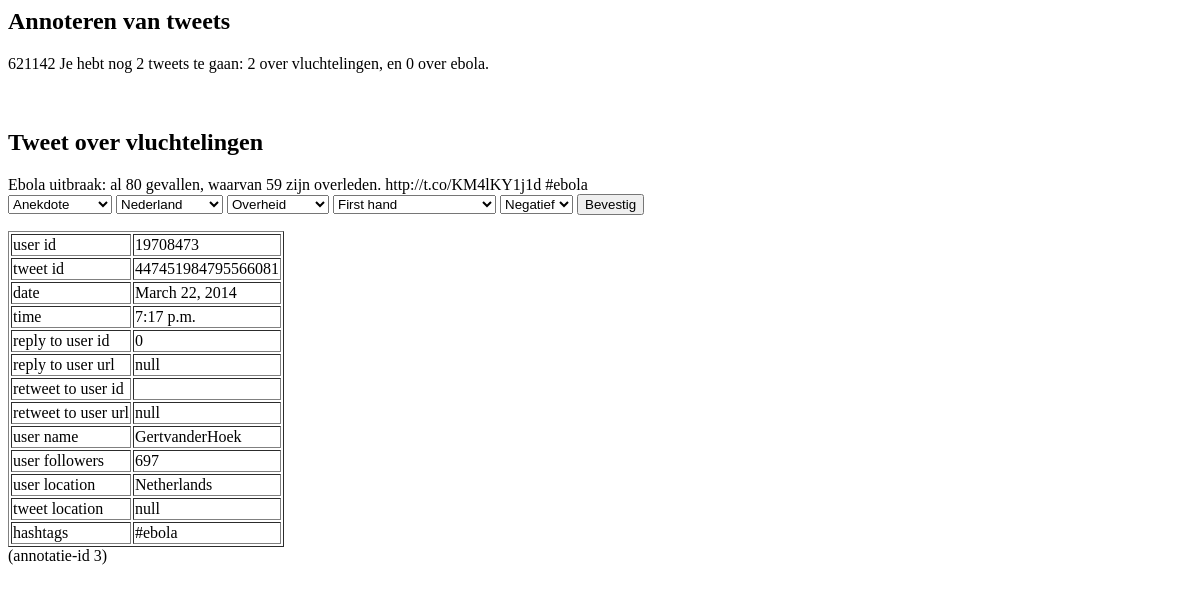
/annotate/621142/, run on an earlier commit of the app's database.
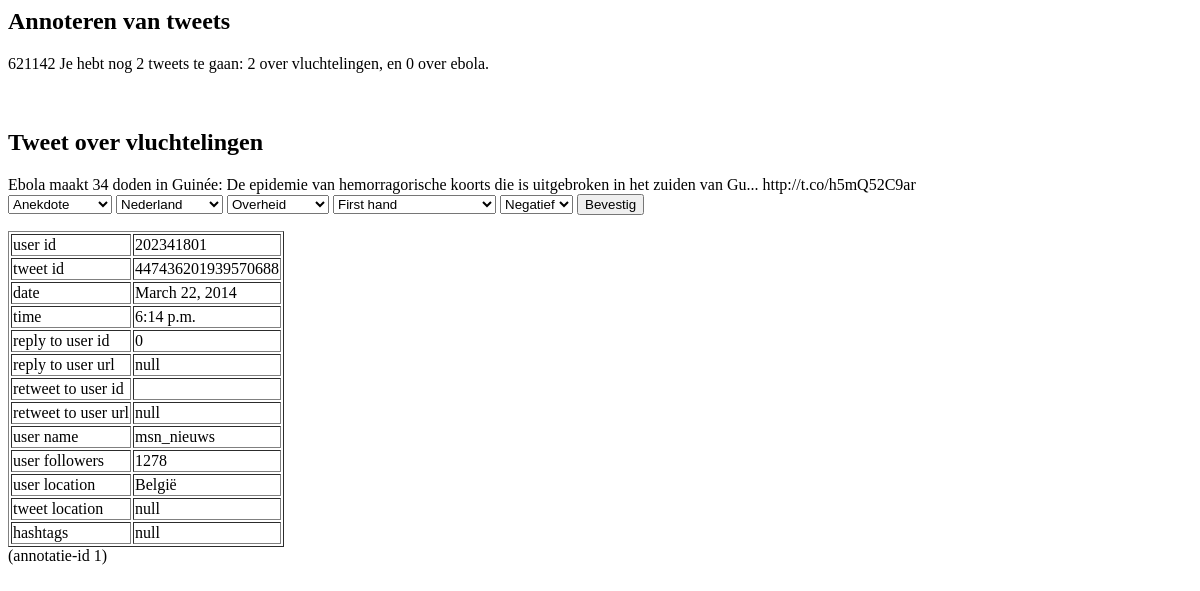
And on a later commit of the database.
### annotation/models.py (models this page shows, shortened)
class Student(models.Model):
    student_id = models.IntegerField(primary_key=True)
    student_name = models.CharField(max_length=255)

class Annotation_vl(models.Model):
    annotation_id = models.BigIntegerField()
    tweet_id = models.BigIntegerField()
    student_id = models.BigIntegerField()
    is_filled = models.BooleanField(default=False)
    humor_type = models.CharField(max_length=50,null=True, blank=True)
    distance = models.CharField(max_length=50,null=True, blank=True)
    source = models.CharField(max_length=50,null=True, blank=True)
    content_type = models.CharField(max_length=50,null=True, blank=True)
    attitude = models.CharField(max_length=50,null=True, blank=True)
    class Meta:
        unique_together = (("tweet_id", "student_id"),)

class Tweet(models.Model):
    tweet_id = models.BigIntegerField(primary_key=True)
    user_id = models.BigIntegerField()
    date = models.DateField(null=True, blank=False)
    time = models.TimeField(null=True, blank=False)
    reply_to_user = models.BigIntegerField(null=True, blank=True)
    reply_to_user_url = models.CharField(max_length=255,null=True, blank=True)
    retweet_to_user = models.BigIntegerField(null=True, blank=True)
    retweet_to_user_url = models.CharField(max_length=255,null=True, blank=True)
    user_name = models.CharField(max_length=255,null=True, blank=False)
    user_followers = models.BigIntegerField(null=True, blank=False)
    user_location = models.CharField(max_length=255,null=True, blank=True)
    tweet_location = models.CharField(max_length=255,null=True, blank=True)
    hashtags = models.CharField(max_length=255,null=True, blank=True)
    tweet_url = models.CharField(max_length=255,null=True, blank=False)
    tweet_text = models.CharField(max_length=255,null=True, blank=False)

### annotate/views.py (the view)
# urls.py: url(r'^(?P<student_id>[0-9]+)/$', views.detail, name='detail'),
def detail(request, student_id):
    student = get_object_or_404(Student, student_id=student_id)
    remaining_vl = Annotation_vl.objects.filter(student_id=student_id).filter(is_filled=False).count()
    remaining_eb = Annotation_eb.objects.filter(student_id=student_id).filter(is_filled=False).count()
    remaining = remaining_vl + remaining_eb
    twannotations = {}
    a_type = ''
    if remaining:
        if remaining_vl:
            annotation = Annotation_vl.objects.filter(student_id=student_id).filter(is_filled=False).first()
            a_type = 'vl'
        else:
            annotation = Annotation_eb.objects.filter(student_id=student_id).filter(is_filled=False).first()
            a_type = 'eb'
        tweets = Tweet.objects.filter(tweet_id__in=[x.tweet_id for x in Annotation_vl.objects.filter(student_id=student_id)])
        twannotations[annotation.tweet_id] = {}
        twannotations[annotation.tweet_id]['annotation'] = annotation
        for tweet in tweets:
            if tweet.tweet_id == annotation.tweet_id:
                twannotations[tweet.tweet_id]['tweet'] = tweet
                break
    return render(request, 'annotation/detail.html',
                  { 'student': student,
                'type': a_type,
                'humor_types': HUMORTYPES,
                'distance_eb': DISTANCEEB,
                'distance_vl': DISTANCEVL,
                'source': SOURCE,
                'content_type': CONTENTTYPE,
                'fear': FEAR,
                'attitude': ATTITUDE,
                'twannotations': twannotations,
                'remaining_vl': remaining_vl,
                'remaining_eb': remaining_eb,
                'remaining': remaining }
                  )

### annotation/templates/annotation/detail.html (shortened to what this page needs)
<h2>Annoteren van tweets</h2>
{% if remaining %}
{{ student.student_id }} Je hebt nog {{ remaining }} tweet{% if remaining > 1 %}s{% endif %} te gaan: {{ remaining_vl }} over vluchtelingen, en {{ remaining_eb }} over ebola. <br>
{% for key, annotation in twannotations.items %}
	<h2>Tweet over {% if type == 'eb' %}ebola{% else %}vluchtelingen{% endif %}</h2>
	{{ annotation.tweet.tweet_text }}<br>
	<form action="{% url 'annotate:addannotation' student.student_id %}" method="post">
	  <select name="humortype" id="humortype{{ key }}">
		{% for ht in humor_types %}
		    <option value="{{ ht }}">{{ ht }}</option>
		{% endfor %}
	  </select>
	  {% if type == 'eb' %}
	  <select name="distanceeb" id="distanceeb{{ key }}">
		{% for de in distance_eb %}
		    <option value="{{ de }}">{{ de }}</option>
		{% endfor %}
	  {% else %}
	  <select name="distancevl" id="distancevl{{ key }}">
		{% for dv in distance_vl %}
		    <option value="{{ dv }}">{{ dv }}</option>
		{% endfor %}
	  {% endif %}
	  </select>
	  <select name="source" id="source{{ key }}">
		{% for s in source %}
		    <option value="{{ s }}">{{ s }}</option>
		{% endfor %}
	  </select>
	  <select name="contenttype" id="contenttype{{ key }}">
		{% for ct in content_type %}
		    <option value="{{ ct }}">{{ ct }}</option>
		{% endfor %}
	  </select>
	  {% if type == 'eb' %}
	  <select name="fear" id="fear{{ key }}">
		{% for f in fear %}
		    <option value="{{ f }}">{{ f }}</option>
		{% endfor %}
	  {% else %}
	  <select name="attitude" id="attitude{{ key }}">
		{% for a in attitude %}
		    <option value="{{ a }}">{{ a }}</option>
		{% endfor %}
	  {% endif %}
	  </select>
	  <button type="submit" name="submit" value="{{ annotation.annotation.annotation_id }}">Bevestig</button>
	</form>
<table border="1">
	  <tr>
	    <td>user id</td>
	    <td>{{ annotation.tweet.user_id }} </td>
	 </tr>
	 <tr>
	    <td>tweet id</td>
	    <td>{{ annotation.tweet.tweet_id }} </td>
	 </tr>
	 <tr>
	    <td>date</td>
	    <td>{{ annotation.tweet.date }} </td>
	 </tr>
	 <tr>
	    <td>time</td>
	    <td>{{ annotation.tweet.time }} </td>
	 </tr>
	 <tr>
	    <td>reply to user id</td>
	    <td>{{ annotation.tweet.reply_to_user }} </td>
	 </tr>
	 <tr>
	    <td>reply to user url</td>
	    <td>{{ annotation.tweet.reply_to_user_url }} </td>
	 </tr>
	 <tr>
	    <td>retweet to user id</td>
	    <td>{{ annotation.tweet.retweet_to_user_id }} </td>
	  </tr>
	  <tr>
	    <td>retweet to user url</td>
	    <td>{{ annotation.tweet.retweet_to_user_url }} </td>
	  </tr>
	  <tr>
	    <td>user name</td>
	    <td>{{ annotation.tweet.user_name }} </td>
	 </tr>
	 <tr>
	    <td>user followers</td>
	    <td>{{ annotation.tweet.user_followers }} </td>
	 </tr>
	 <tr>
	    <td>user location</td>
	    <td>{{ annotation.tweet.user_location }} </td>
	 </tr>
	 <tr>
	    <td>tweet location</td>
	    <td>{{ annotation.tweet.tweet_location }} </td>
	 </tr>
	 <tr>
	    <td>hashtags</td>
	    <td>{{ annotation.tweet.hashtags }} </td>
	 </tr>
	</table>
(annotatie-id {{ annotation.annotation.annotation_id }})
{% endfor %}
{% else %}
	Je bent klaar met het annoteren van tweets!
{% endif %}

What changed in the data, as far as the page shows it:
no longer on this page (row edited): Annotation_vl: tweet.tweet_text "Ebola uitbraak: al 80 gevallen, waarvan 59 zijn overleden. http://t.co/KM4lKY1j1d #ebola", tweet.user_id "19708473", tweet.tweet_id "447451984795566081", tweet "March 22, 2014", tweet.time "7:17 p.m.", tweet.reply_to_user "0", tweet.reply_to_user_url "null", tweet.retweet_to_user_url "null", tweet.user_name "GertvanderHoek", tweet.user_followers "697", tweet.user_location "Netherlands", tweet.tweet_location "null", tweet.hashtags "#ebola", annotation.annotation_id "3"
now on this page (row edited): Annotation_vl: tweet.tweet_text "Ebola maakt 34 doden in Guinée: De epidemie van hemorragorische koorts die is uitgebroken in het zuiden van Gu... http://t.co/h5mQ52C9ar", tweet.user_id "202341801", tweet.tweet_id "447436201939570688", tweet "March 22, 2014", tweet.time "6:14 p.m.", tweet.reply_to_user "0", tweet.reply_to_user_url "null", tweet.retweet_to_user_url "null", tweet.user_name "msn_nieuws", tweet.user_followers "1278", tweet.user_location "België", tweet.tweet_location "null", tweet.hashtags "null", annotation.annotation_id "1"
